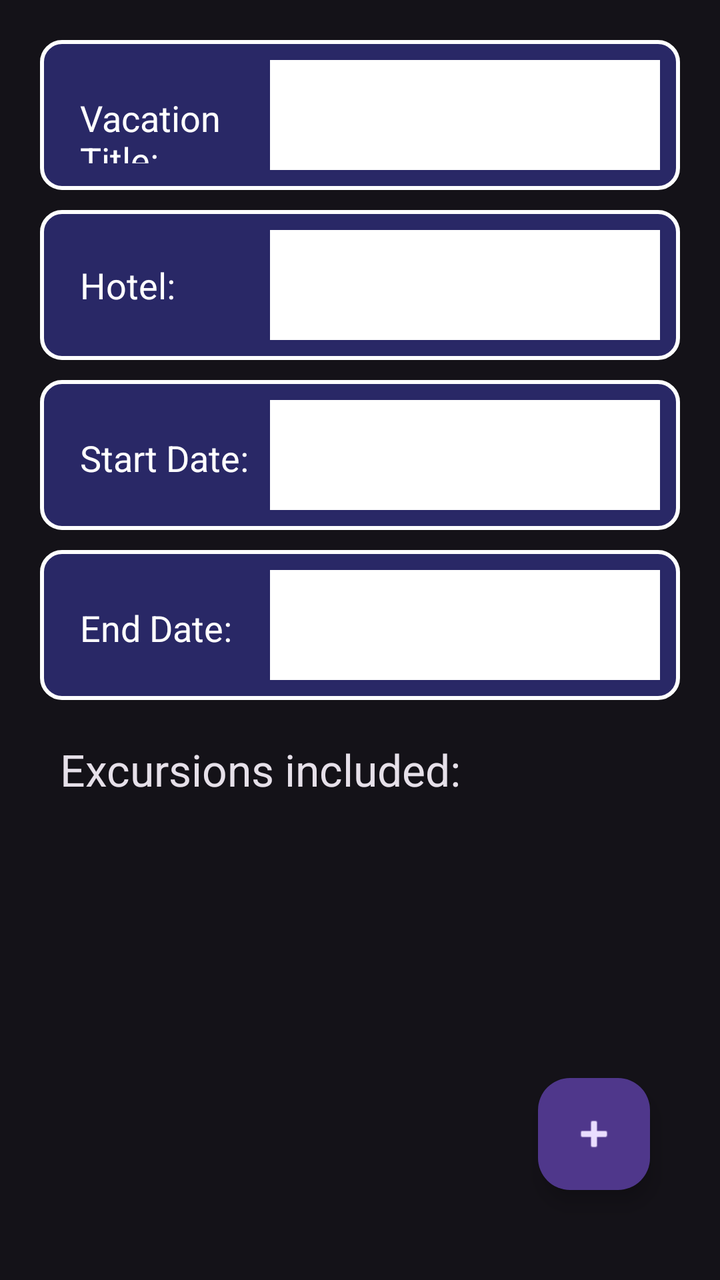
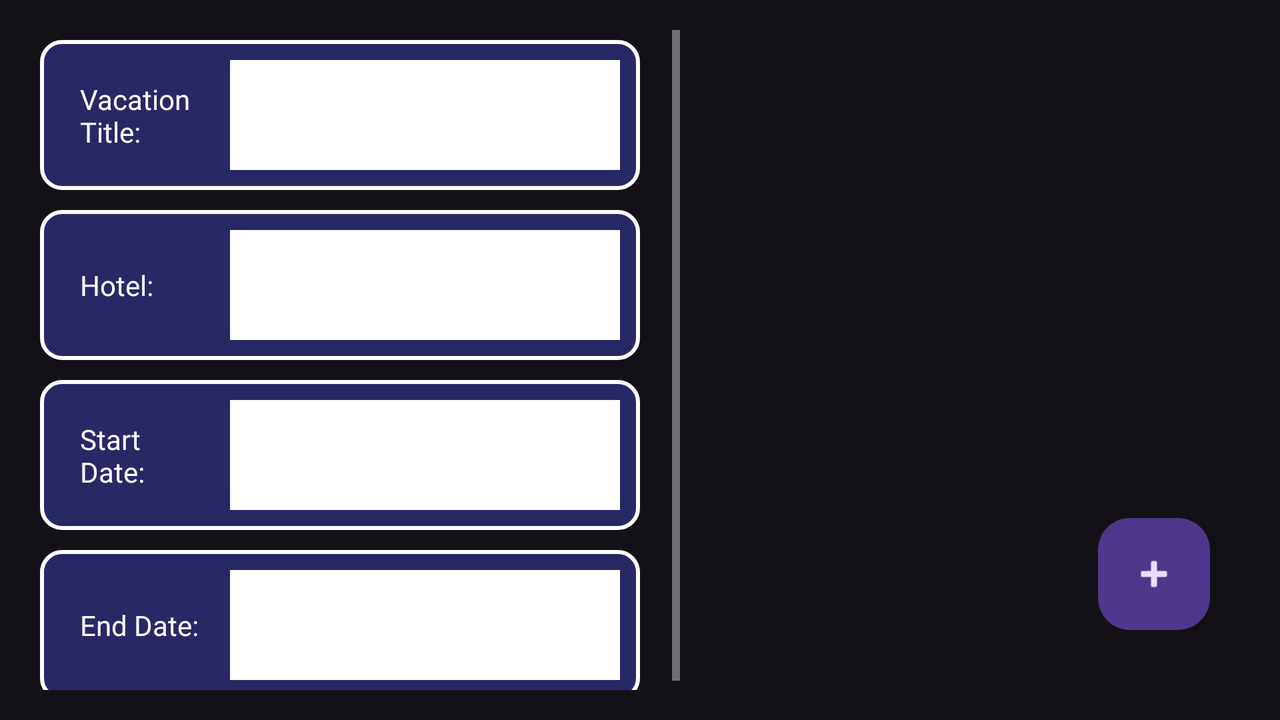

The same Android screen from two of the app's own layout files: first res/layout/ as a phone draws it, then the author's variant for another configuration, drawn on a device whose configuration selects that folder. Both files follow.
<!-- AndroidManifest.xml: application theme Theme.Material3.Dark -->
<!-- res/layout/activity_vacation_details.xml -->
<?xml version="1.0" encoding="utf-8"?>

<androidx.constraintlayout.widget.ConstraintLayout xmlns:android="http://schemas.android.com/apk/res/android"
    xmlns:app="http://schemas.android.com/apk/res-auto"
    xmlns:tools="http://schemas.android.com/tools"
    android:id="@+id/main"
    android:layout_width="match_parent"
    android:layout_height="match_parent"
    android:layout_marginHorizontal="5dp"
    android:layout_marginVertical="5dp"
    android:padding="10dp"
    tools:context=".ui.VacationDetails">

    <com.google.android.material.floatingactionbutton.FloatingActionButton
        android:id="@+id/fab_excDetails"
        android:layout_width="wrap_content"
        android:layout_height="wrap_content"
        android:layout_marginEnd="25dp"
        android:layout_marginBottom="35dp"
        android:clickable="true"
        android:contentDescription="open excursions"
        android:tint="#50B654"
        app:layout_constraintBottom_toBottomOf="parent"
        app:layout_constraintEnd_toEndOf="parent"
        app:srcCompat="@android:drawable/ic_input_add" />

    <ScrollView
        android:id="@+id/scrollView1"
        android:layout_width="match_parent"
        android:layout_height="wrap_content"
        android:padding="5dp"
        app:layout_constraintStart_toStartOf="parent"
        app:layout_constraintTop_toTopOf="parent">

        <LinearLayout
            android:id="@+id/linearLayout"
            android:layout_width="wrap_content"
            android:layout_height="439dp"
            android:orientation="vertical"
            app:layout_constraintStart_toStartOf="parent"
            app:layout_constraintTop_toTopOf="parent">


            <LinearLayout
                android:layout_width="wrap_content"
                android:layout_height="75dp"
                android:layout_margin="5dp"
                android:background="@drawable/border"
                android:orientation="horizontal"
                android:padding="10dp">

                <TextView
                    android:id="@+id/textView3"
                    android:layout_width="150dp"
                    android:layout_height="wrap_content"
                    android:layout_weight="1"
                    android:padding="10dp"
                    android:text="Vacation Title: "
                    android:textAppearance="@style/TextAppearance.AppCompat.Medium"
                    android:textColor="@color/white"></TextView>

                <EditText
                    android:id="@+id/titleText"
                    android:layout_width="195dp"
                    android:layout_height="match_parent"
                    android:background="@color/white"
                    android:inputType="text"
                    android:padding="10dp"
                    android:text=""
                    android:textAppearance="@style/TextAppearance.AppCompat.Large"
                    android:textColor="@color/black"></EditText>

            </LinearLayout>

            <LinearLayout
                android:layout_width="wrap_content"
                android:layout_height="75dp"
                android:layout_margin="5dp"
                android:background="@drawable/border"
                android:gravity="center"
                android:orientation="horizontal"
                android:padding="10dp">

                <TextView
                    android:id="@+id/textView4"
                    android:layout_width="150dp"
                    android:layout_height="wrap_content"
                    android:layout_weight="1"
                    android:padding="10dp"
                    android:text="Hotel: "
                    android:textAppearance="@style/TextAppearance.AppCompat.Medium"
                    android:textColor="@color/white"></TextView>

                <EditText
                    android:id="@+id/hotelName"
                    android:layout_width="195dp"
                    android:layout_height="match_parent"
                    android:background="@color/white"
                    android:inputType="text"
                    android:padding="10dp"
                    android:text=""
                    android:textAppearance="@style/TextAppearance.AppCompat.Large"
                    android:textColor="@color/black"></EditText>

            </LinearLayout>

            <LinearLayout
                android:layout_width="wrap_content"
                android:layout_height="75dp"
                android:layout_margin="5dp"
                android:background="@drawable/border"
                android:orientation="horizontal"
                android:padding="10dp">

                <TextView
                    android:id="@+id/textView6"
                    android:layout_width="150dp"
                    android:layout_height="wrap_content"
                    android:layout_weight="1"
                    android:padding="10dp"
                    android:text="Start Date: "
                    android:textAppearance="@style/TextAppearance.AppCompat.Medium"
                    android:textColor="@color/white"></TextView>

                <EditText
                    android:id="@+id/startDate"
                    android:layout_width="195dp"
                    android:layout_height="match_parent"
                    android:background="@color/white"
                    android:inputType="text"
                    android:padding="10dp"
                    android:text=""
                    android:textAppearance="@style/TextAppearance.AppCompat.Large"
                    android:textColor="@color/black"></EditText>

            </LinearLayout>

            <LinearLayout
                android:layout_width="wrap_content"
                android:layout_height="75dp"
                android:layout_margin="5dp"
                android:background="@drawable/border"
                android:orientation="horizontal"
                android:padding="10dp">

                <TextView
                    android:id="@+id/textView7"
                    android:layout_width="150dp"
                    android:layout_height="wrap_content"
                    android:layout_weight="1"
                    android:padding="10dp"
                    android:text="End Date: "
                    android:textAppearance="@style/TextAppearance.AppCompat.Medium"
                    android:textColor="@color/white"></TextView>

                <EditText
                    android:id="@+id/endDate"
                    android:layout_width="195dp"
                    android:layout_height="match_parent"
                    android:background="@color/white"
                    android:inputType="text"
                    android:padding="10dp"
                    android:text=""
                    android:textAppearance="@style/TextAppearance.AppCompat.Large"
                    android:textColor="@color/black"></EditText>

            </LinearLayout>

            <TextView
                android:id="@+id/textView2"
                android:layout_width="wrap_content"
                android:layout_height="wrap_content"
                android:layout_margin="5dp"
                android:padding="10dp"
                android:text="Excursions included:"
                android:textAppearance="@style/TextAppearance.AppCompat.Large"
                app:layout_constraintLeft_toLeftOf="parent"
                app:layout_constraintTop_toTopOf="parent" />

        </LinearLayout>
    </ScrollView>


    <androidx.recyclerview.widget.RecyclerView
        android:id="@+id/recView"
        android:layout_width="match_parent"
        android:layout_height="250dp"
        android:layout_marginHorizontal="15dp"
        android:layout_marginVertical="5dp"
        android:paddingHorizontal="5dp"
        android:paddingVertical="10dp"
        app:layout_constraintBottom_toBottomOf="parent"
        app:layout_constraintEnd_toEndOf="parent"
        app:layout_constraintLeft_toLeftOf="parent"
        app:layout_constraintTop_toBottomOf="@+id/scrollView1"
        app:layout_constraintVertical_bias="0.357"
        app:layout_editor_absoluteX="1dp"
        app:layout_editor_absoluteY="1dp">

    </androidx.recyclerview.widget.RecyclerView>
    
    
    
    
    
    
    

</androidx.constraintlayout.widget.ConstraintLayout>
<!-- resources referenced by this layout -->
<resources>
  <!-- drawable border (drawable) -->
  <?xml version="1.0" encoding="utf-8"?>
  
  <shape xmlns:android="http://schemas.android.com/apk/res/android">
      <solid android:color="#565555FF"></solid>
      <stroke android:width="2dp" android:color="@color/white"/>
      <corners android:radius="10dp"/>
  </shape>
</resources>
<!-- res/layout-land/activity_vacation_details.xml (the author's variant of the layout above) -->
<!-- drawn on the phone turned sideways -->
<?xml version="1.0" encoding="utf-8"?>

<androidx.constraintlayout.widget.ConstraintLayout xmlns:android="http://schemas.android.com/apk/res/android"
    xmlns:app="http://schemas.android.com/apk/res-auto"
    xmlns:tools="http://schemas.android.com/tools"
    android:id="@+id/main"
    android:layout_width="match_parent"
    android:layout_height="match_parent"
    android:layout_marginHorizontal="5dp"
    android:layout_marginVertical="5dp"
    android:padding="10dp"
    tools:context=".ui.VacationDetails">

    <com.google.android.material.floatingactionbutton.FloatingActionButton
        android:id="@+id/fab_excDetails"
        android:layout_width="wrap_content"
        android:layout_height="wrap_content"
        android:layout_marginEnd="25dp"
        android:layout_marginBottom="35dp"
        android:clickable="true"
        android:contentDescription="open excursions"
        android:tint="#50B654"
        app:layout_constraintBottom_toBottomOf="parent"
        app:layout_constraintEnd_toEndOf="parent"
        app:srcCompat="@android:drawable/ic_input_add" />

    <ScrollView
        android:id="@+id/scrollView1"
        android:layout_width="335dp"
        android:layout_height="match_parent"
        android:padding="5dp"
        app:layout_constraintStart_toStartOf="parent"
        app:layout_constraintTop_toTopOf="parent">

        <LinearLayout
            android:id="@+id/linearLayout"
            android:layout_width="wrap_content"
            android:layout_height="300dp"
            android:orientation="vertical"
            app:layout_constraintStart_toStartOf="parent"
            app:layout_constraintTop_toTopOf="parent">


            <LinearLayout
                android:id="@+id/linear1"
                android:layout_width="300dp"
                android:layout_height="75dp"
                android:layout_margin="5dp"
                android:background="@drawable/border"
                android:gravity="center"
                android:orientation="horizontal"
                android:padding="10dp">

                <TextView
                    android:id="@+id/textView3"
                    android:layout_width="150dp"
                    android:layout_height="wrap_content"
                    android:layout_weight="1"
                    android:padding="10dp"
                    android:text="Vacation Title: "
                    android:textAppearance="@style/TextAppearance.AppCompat.Body1"
                    android:textColor="@color/white"
                    app:layout_constraintTop_toTopOf="parent" />

                <EditText
                    android:id="@+id/titleText"
                    android:layout_width="195dp"
                    android:layout_height="match_parent"
                    android:background="@color/white"
                    android:gravity="center"
                    android:inputType="text"
                    android:padding="10dp"
                    android:text=""
                    android:textAppearance="@style/TextAppearance.AppCompat.Large"
                    android:textColor="@color/black"
                    app:layout_constraintStart_toStartOf="parent"
                    app:layout_constraintTop_toTopOf="parent" />

            </LinearLayout>

            <LinearLayout
                android:id="@+id/linear2"
                android:layout_width="300dp"
                android:layout_height="75dp"
                android:layout_margin="5dp"
                android:background="@drawable/border"
                android:gravity="center"
                android:orientation="horizontal"
                android:padding="10dp"
                tools:gravity="center">

                <TextView
                    android:id="@+id/textView4"
                    android:layout_width="150dp"
                    android:layout_height="wrap_content"
                    android:layout_weight="1"
                    android:padding="10dp"
                    android:text="Hotel: "
                    android:textAppearance="@style/TextAppearance.AppCompat.Body1"
                    android:textColor="@color/white" />

                <EditText
                    android:id="@+id/hotelName"
                    android:layout_width="195dp"
                    android:layout_height="match_parent"
                    android:background="@color/white"
                    android:gravity="center"
                    android:inputType="text"
                    android:padding="10dp"
                    android:text=""
                    android:textAppearance="@style/TextAppearance.AppCompat.Large"
                    android:textColor="@color/black" />

            </LinearLayout>

            <LinearLayout
                android:id="@+id/linear3"
                android:layout_width="300dp"
                android:layout_height="75dp"
                android:layout_margin="5dp"
                android:layout_marginTop="16dp"
                android:background="@drawable/border"
                android:gravity="center"
                android:orientation="horizontal"
                android:padding="10dp"
                app:layout_constraintTop_toTopOf="parent">

                <TextView
                    android:id="@+id/textView6"
                    android:layout_width="150dp"
                    android:layout_height="wrap_content"
                    android:layout_weight="1"
                    android:padding="10dp"
                    android:text="Start Date: "
                    android:textAppearance="@style/TextAppearance.AppCompat.Body1"
                    android:textColor="@color/white" />

                <EditText
                    android:id="@+id/startDate"
                    android:layout_width="195dp"
                    android:layout_height="match_parent"
                    android:background="@color/white"
                    android:gravity="center"
                    android:inputType="text"
                    android:padding="10dp"
                    android:text=""
                    android:textAppearance="@style/TextAppearance.AppCompat.Large"
                    android:textColor="@color/black" />

            </LinearLayout>

            <LinearLayout
                android:id="@+id/linear4"
                android:layout_width="300dp"
                android:layout_height="75dp"
                android:layout_margin="5dp"
                android:background="@drawable/border"
                android:gravity="center"
                android:orientation="horizontal"
                android:padding="10dp">

                <TextView
                    android:id="@+id/textView7"
                    android:layout_width="150dp"
                    android:layout_height="wrap_content"
                    android:layout_weight="1"
                    android:padding="10dp"
                    android:text="End Date: "
                    android:textAppearance="@style/TextAppearance.AppCompat.Body1"
                    android:textColor="@color/white" />

                <EditText
                    android:id="@+id/endDate"
                    android:layout_width="195dp"
                    android:layout_height="match_parent"
                    android:background="@color/white"
                    android:gravity="center"
                    android:inputType="text"
                    android:padding="10dp"
                    android:text=""
                    android:textAppearance="@style/TextAppearance.AppCompat.Large"
                    android:textColor="@color/black" />

            </LinearLayout>

        </LinearLayout>
    </ScrollView>


    <androidx.recyclerview.widget.RecyclerView
        android:id="@+id/recView"
        android:layout_width="304dp"
        android:layout_height="261dp"
        android:layout_marginHorizontal="15dp"
        android:layout_marginVertical="5dp"
        android:layout_marginEnd="24dp"
        android:paddingHorizontal="5dp"
        android:paddingVertical="10dp"
        app:layout_constraintBottom_toBottomOf="parent"
        app:layout_constraintEnd_toEndOf="parent"
        app:layout_constraintLeft_toLeftOf="@id/scrollView1"
        app:layout_constraintTop_toTopOf="parent"
        app:layout_constraintVertical_bias="0.816"
        app:layout_editor_absoluteX="1dp"
        app:layout_editor_absoluteY="1dp">

    </androidx.recyclerview.widget.RecyclerView>


</androidx.constraintlayout.widget.ConstraintLayout>
